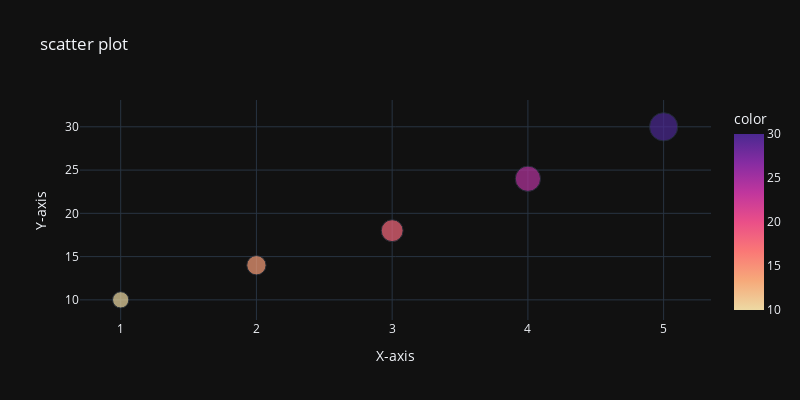

Here is the notebook cell this chart was saved with:
### Code cell
X=[3,6,9,12,15,18,21,24,27,30]
Y=[10,14,18,24,30,42,48,54,60]
px.scatter(x=x,y=y,title='scatter plot',labels={'x':'X-axis','y':'Y-axis'},width=800,height=400,template='plotly_dark',color=y,size=y,color_continuous_scale=px.colors.sequential.Agsunset_r )

### Figure 1 — Plotly figure (JSON) as saved in the notebook; plotly's stock layout.template omitted (floating-point values rounded to 4 significant figures)
{"data": [{"hovertemplate": "X-axis=%{x}<br>Y-axis=%{y}<br>size=%{marker.size}<br>color=%{marker.color}<extra></extra>", "legendgroup": "", "marker": {"color": [10, 14, 18, 24, 30], "coloraxis": "coloraxis", "size": [10, 14, 18, 24, 30], "sizemode": "area", "sizeref": 0.075, "symbol": "circle"}, "mode": "markers", "name": "", "orientation": "v", "showlegend": false, "type": "scatter", "x": [1, 2, 3, 4, 5], "xaxis": "x", "y": [10, 14, 18, 24, 30], "yaxis": "y"}], "layout": {"coloraxis": {"colorbar": {"title": {"text": "color"}}, "colorscale": [[0, "rgb(237, 217, 163)"], [0.1667, "rgb(246, 169, 122)"], [0.3333, "rgb(250, 120, 118)"], [0.5, "rgb(234, 79, 136)"], [0.6667, "rgb(192, 54, 157)"], [0.8333, "rgb(135, 44, 162)"], [1, "rgb(75, 41, 145)"]]}, "height": 400, "legend": {"itemsizing": "constant", "tracegroupgap": 0}, "title": {"text": "scatter plot"}, "width": 800, "xaxis": {"anchor": "y", "domain": [0, 1], "title": {"text": "X-axis"}}, "yaxis": {"anchor": "x", "domain": [0, 1], "title": {"text": "Y-axis"}}}}
